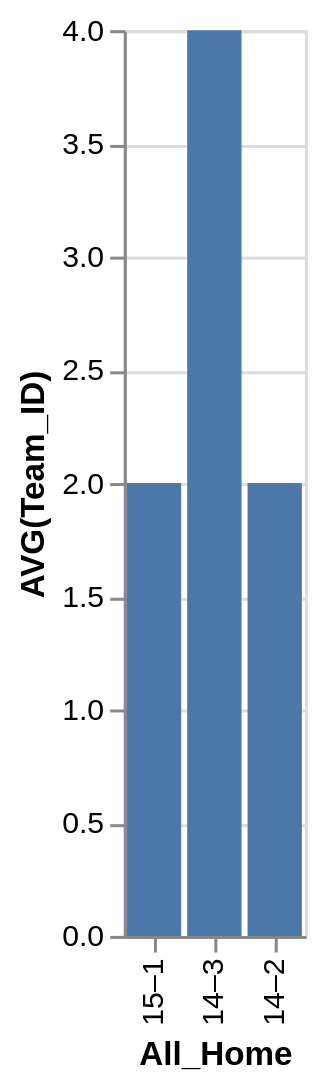

Express this chart as Vega-Lite.
### Vega-Lite specification from a JSON file in a GitHub repository (floating-point values rounded to 4 significant figures)
{"data": {"values": [{"x_data": "15–1", "y_data": 2}, {"x_data": "14–3", "y_data": 4}, {"x_data": "14–2", "y_data": 2}]}, "mark": "bar", "encoding": {"x": {"field": "x_data", "type": "nominal", "title": "All_Home", "sort": "descending"}, "y": {"field": "y_data", "type": "quantitative", "title": "AVG(Team_ID)"}}}
